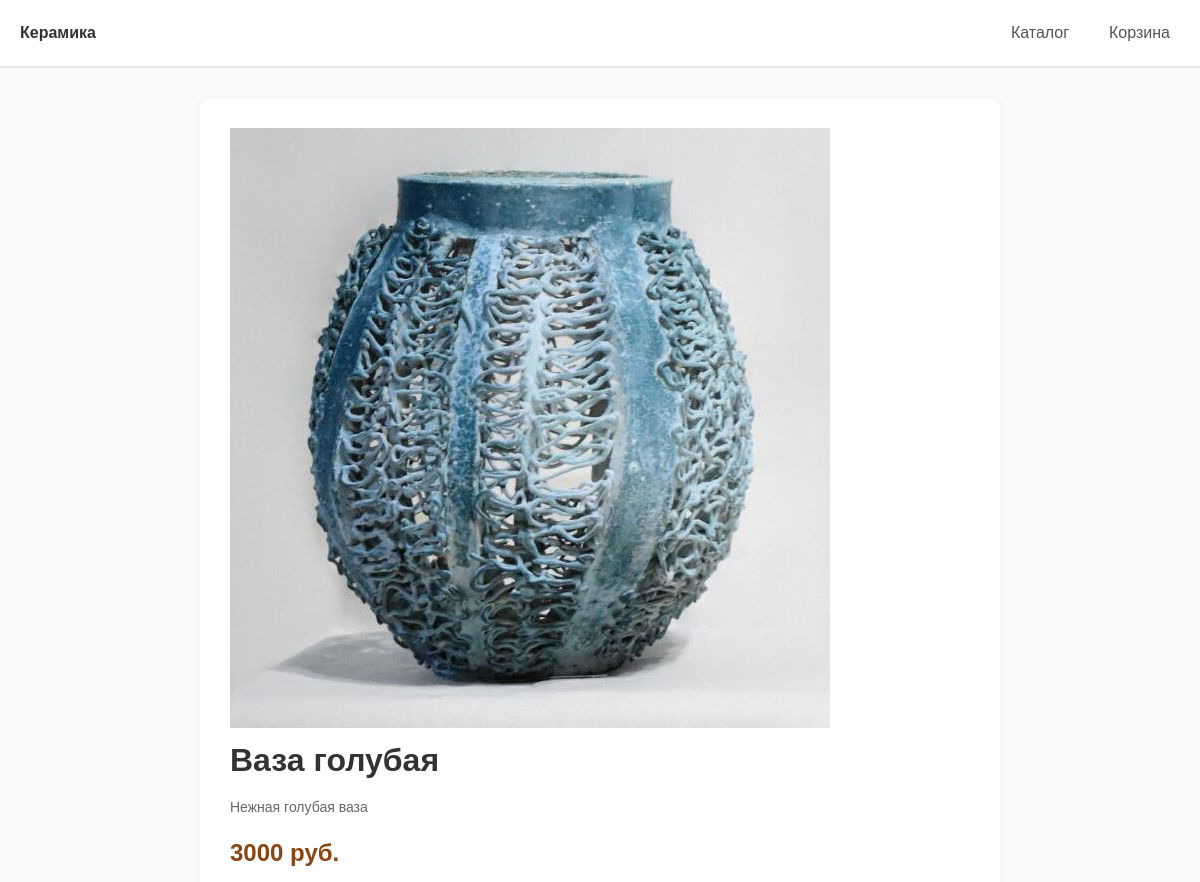
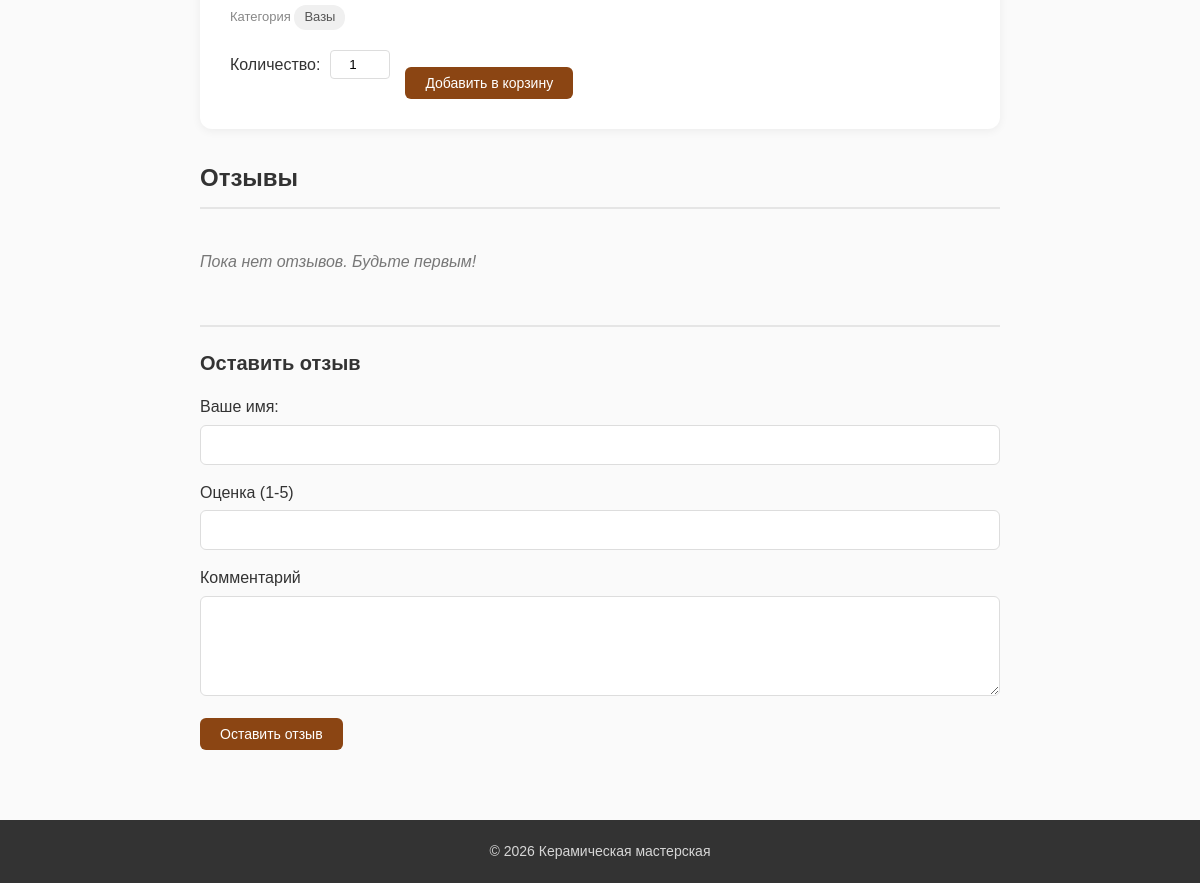
/product/559ea71e-91e3-4114-9340-2c359963527a, run on the app's committed database (2 pictures, top to bottom).
### tables this page shows
CREATE TABLE products (
    id TEXT PRIMARY KEY,
    name TEXT NOT NULL,
    description TEXT,
    price INTEGER NOT NULL,
    img TEXT,
    category_id INTEGER,
    FOREIGN KEY (category_id) REFERENCES categories(id)
    );

CREATE TABLE categories (
    id INTEGER PRIMARY KEY AUTOINCREMENT,
    name TEXT NOT NULL UNIQUE,
    slug TEXT NOT NULL UNIQUE,
    description TEXT
    );

### app.py (the view)
@app.route('/product/<product_id>')
def product_page(product_id):
    product = get_product_with_category(product_id)
    if not product:
        flash("Товар не найден", "error")
        return redirect(url_for("catalog"))
    reviews = get_reviews_by_product(product_id)
    return render_template("product_page.html", product=product, reviews=reviews)

### app.py (called while the page is built)
@app.context_processor
def inject_cart_count():
    cart = session.get("cart", {})
    return {"cart_count": sum(cart.values())}

### db.py (called while the page is built)
def get_db_connection():
    conn = sqlite3.connect("shop.db")
    conn.row_factory = sqlite3.Row
    return conn

def get_reviews_by_product(product_id):
    conn = get_db_connection()
    reviews = conn.execute("SELECT * FROM reviews WHERE product_id = ? ORDER BY created_at DESC", (product_id,)).fetchall()
    conn.close()
    return reviews

def get_product_with_category(product_id):
    conn = get_db_connection()
    product = conn.execute("""SELECT
        products.*,
        categories.name AS category_name,
        categories.slug AS category_slug
        FROM products
        LEFT JOIN categories
        ON products.category_id = categories.id
        WHERE products.id = ?
        """, (product_id,)).fetchone()
    conn.close()
    return product

### templates/product_page.html (shortened to what this page needs)
{% extends 'base.html' %}
{% block content %}
	<div class="product-detail">
		<div class="product-info">
			{% if product.img %}
				<img src="{{product.img}}" alt="{{product.name}}" class="product-detail-image">
			{% endif %}
			<h1 class="product-title">{{product.name}}</h1>
			<p class="product-description">{{product.description}}</p>
			<p class="product-price">{{product.price}} руб.</p>
			{% if product.category_name %}
				<p class="product-category">Категория
					<a href="{{ url_for('catalog', category=product.category_slug) }}" class="category-link">
						{{product.category_name}}
					</a>
				</p>
			{% endif %}
			<form action="{{ url_for('add_to_cart_route', product_id=product.id)}}" method="POST" class="add-to-cart-form">
				<div class="form-group form-group-inline">
					<label for="quantity">Количество:</label>
					<input type="number" id="quantity" name="quantity" value="1" min="1" class="quantity-input">
				</div>
				<button type="submit" class="btn btn-primary">Добавить в корзину</button>
			</form>
		</div>
		<div class="review-section">
			<h2 class="section-title">Отзывы</h2>
			{% if reviews %}
				<div class="reviews-list">
					{% for review in reviews %}
						<div class="review-item">
							<div class="review-header">
								<span class="review-author">{{review.name}}</span>
								<span class="review-rating">
									{% for i in range(review.rating) %}⭐{% endfor %}
								</span>
							</div>
							<p class="review-text">
								{{ review.comment if review.comment else 'Без комментария'}}
							</p>
							<small class="review-date">{{review.created_at}}</small>
						</div>
					{% endfor %}
				</div>
			{% else %}
				<p class="no-reviews">Пока нет отзывов. Будьте первым!</p>
			{% endif %}
		</div>
		<div class="review-form-wrapper">
			<h3 class="form-title">Оставить отзыв</h3>
			<form action="{{url_for('add_review', product_id=product.id)}}" method="post" class="review-form">
				<div class="form-group">
					<label for="review_name">Ваше имя:</label>
					<input type="text" id="review_name" name="name" class="form-control" required>
				</div>
				<div class="form-group">
					<label for="review_rating">Оценка (1-5)</label>
					<input type="number" id="review_rating" name="rating" class="form-control" min="1" max="5" required>
				</div>
				<div class="form-group">
					<label for="review_comment">Комментарий</label>
					<textarea id="review_comment" name="comment" class="form-control" rows="4"></textarea>
				</div>
				<button type="submit" class="btn btn-primary">Оставить отзыв</button>
			</form>
		</div>
	</div>
{% endblock %}

### static/css/style.css (style rules this page uses)
* { margin: 0; padding: 0; box-sizing: border-box; }
body { font-family: Arial, Helvetica, sans-serif; line-height: 1.6; color: #333; background: #fafafa; }
.product-title { font-size: 20px; margin-bottom: 8px; }
.product-description { color: #666; font-size: 14px; flex-grow: 1; }
.product-price { font-weight: bold; font-size: 18px; color: #8b4513; margin: 12px 0; }
.btn { display: inline-block; padding: 8px 20px; border: none; border-radius: 6px; cursor: pointer; font-size: 14px; font-weight: 500; text-decoration: none; text-align: center; transition: background 0.2s transform 0.1s; }
.btn-primary { background: #8b4513; color: #fff; }
.quantity-input { width: 60px; padding: 6px; border: 1px solid #ddd; border-radius: 4px; text-align: center; }
.form-group { margin-bottom: 20px; }
.form-group label { display: block; font-weight: 500; margin-bottom: 5px; }
.form-control { width: 100%; min-width: 400px; padding: 10px 12px; border: 1px solid #ddd; border-radius: 6px; font-size: 16px; }
textarea.form-control { min-height: 100px; resize: vertical; }
.product-detail { max-width: 800px; margin: 0 auto; }
.product-info { background: #fff; padding: 30px; border-radius: 12px; box-shadow: 0 2px 10px rgba(0, 0, 0, 0.06); margin-bottom: 30px; }
.product-info .product-title { font-size: 32px; margin-bottom: 10px; }
.product-info .product-price { font-size: 24px; color: #8B4513; margin: 15px 0; }
.add-to-cart-form { display: flex; align-items: flex-end; gap: 15px; flex-wrap: wrap; margin-top: 20px; }
.form-group-inline { display: flex; align-items: center; gap: 10px; }
.form-group-inline label { margin-bottom: 0; }
.section-title { font-size: 24px; margin-bottom: 20px; padding-bottom: 10px; border-bottom: 2px solid #e5e5e5; }
.no-reviews { color: #777; font-style: italic; padding: 20px 0; }
.review-form-wrapper { margin-top: 30px; padding-top: 20px; border-top: 2px solid #e5e5e5; }
.form-title { font-size: 20px; margin-bottom: 15px; }
.review-form .form-group { margin-bottom: 15px; }
.review-form .form-control { max-width: 100%; }
.category-link { padding: 8px 18px; background: #f5f5f5; border-radius: 20px; text-decoration: none; color: #555; font-size: 15px; transition: background 0.2s, color 0.2s; }
.product-category { font-size: 13px; color: #888; margin: 5px 0 10px; }
.product-category .category-link { font-size: 13px; padding: 2px 10px; background: #f0f0f0; border-radius: 12px; display: inline-block; }

### data on the page
products: img (picture), name "Ваза голубая", description "Нежная голубая ваза", price "3000"
categories: category_name "Вазы"
